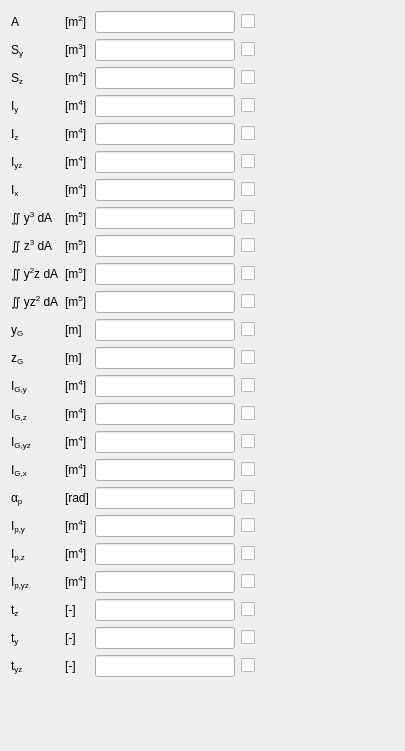
 <widget class="QWidget" name="SectionGeometricDataPanel">
  <property name="geometry">
   <rect>
    <x>0</x>
    <y>0</y>
    <width>405</width>
    <height>751</height>
   </rect>
  </property>
  <property name="windowTitle">
   <string>Form</string>
  </property>
  <layout class="QGridLayout" name="gridLayout">
   <item row="0" column="2">
    <widget class="QLabelUnitMeasure" name="AUMLabel">
     <property name="text">
      <string>&lt;!DOCTYPE HTML PUBLIC &quot;-//W3C//DTD HTML 4.0//EN&quot; &quot;http://www.w3.org/TR/REC-html40/strict.dtd&quot;&gt;
&lt;html&gt;&lt;head&gt;&lt;meta name=&quot;qrichtext&quot; content=&quot;1&quot; /&gt;&lt;/head&gt;
&lt;body&gt;
[m&lt;span style=&quot; vertical-align:super;&quot;&gt;2&lt;/span&gt;]
&lt;/body&gt;&lt;/html&gt;</string>
     </property>
    </widget>
   </item>
   <item row="22" column="4">
    <widget class="QCheckBoxReadOnly" name="tyCheckBox">
     <property name="text">
      <string/>
     </property>
    </widget>
   </item>
   <item row="1" column="4">
    <widget class="QCheckBoxReadOnly" name="SyCheckBox">
     <property name="text">
      <string/>
     </property>
    </widget>
   </item>
   <item row="0" column="3">
    <widget class="QLineEditValue" name="ALEdit">
     <property name="readOnly">
      <bool>true</bool>
     </property>
    </widget>
   </item>
   <item row="2" column="2">
    <widget class="QLabelUnitMeasure" name="SzUMLabel">
     <property name="text">
      <string>&lt;!DOCTYPE HTML PUBLIC &quot;-//W3C//DTD HTML 4.0//EN&quot; &quot;http://www.w3.org/TR/REC-html40/strict.dtd&quot;&gt;
&lt;html&gt;&lt;head&gt;&lt;meta name=&quot;qrichtext&quot; content=&quot;1&quot; /&gt;&lt;/head&gt;
&lt;body&gt;
[m&lt;span style=&quot; vertical-align:super;&quot;&gt;4&lt;/span&gt;]
&lt;/body&gt;&lt;/html&gt;</string>
     </property>
    </widget>
   </item>
   <item row="16" column="3">
    <widget class="QLineEditValue" name="IGxLEdit">
     <property name="readOnly">
      <bool>true</bool>
     </property>
    </widget>
   </item>
   <item row="3" column="3">
    <widget class="QLineEditValue" name="IyLEdit">
     <property name="readOnly">
      <bool>true</bool>
     </property>
    </widget>
   </item>
   <item row="4" column="0" colspan="2">
    <widget class="QLabelRichName" name="IzLabel">
     <property name="text">
      <string>&lt;!DOCTYPE HTML PUBLIC &quot;-//W3C//DTD HTML 4.0//EN&quot; &quot;http://www.w3.org/TR/REC-html40/strict.dtd&quot;&gt;
&lt;html&gt;&lt;head&gt;&lt;meta name=&quot;qrichtext&quot; content=&quot;1&quot; /&gt;&lt;/head&gt;
&lt;body&gt;
I&lt;span style=&quot; vertical-align:sub;&quot;&gt;z&lt;/span&gt;
&lt;/body&gt;&lt;/html&gt;</string>
     </property>
    </widget>
   </item>
   <item row="16" column="4">
    <widget class="QCheckBoxReadOnly" name="IGxCheckBox">
     <property name="text">
      <string/>
     </property>
    </widget>
   </item>
   <item row="8" column="4">
    <widget class="QCheckBoxReadOnly" name="Sz3DyDzCheckBox">
     <property name="text">
      <string/>
     </property>
    </widget>
   </item>
   <item row="17" column="0" colspan="2">
    <widget class="QLabelRichName" name="alphaCLabel">
     <property name="text">
      <string>&lt;!DOCTYPE HTML PUBLIC &quot;-//W3C//DTD HTML 4.0//EN&quot; &quot;http://www.w3.org/TR/REC-html40/strict.dtd&quot;&gt;
&lt;html&gt;&lt;head&gt;&lt;meta name=&quot;qrichtext&quot; content=&quot;1&quot; /&gt;&lt;/head&gt;
&lt;body&gt;
α&lt;span style=&quot; vertical-align:sub;&quot;&gt;p&lt;/span&gt;
&lt;/body&gt;&lt;/html&gt;</string>
     </property>
    </widget>
   </item>
   <item row="9" column="4">
    <widget class="QCheckBoxReadOnly" name="Sy2zDyDzCheckBox">
     <property name="text">
      <string/>
     </property>
    </widget>
   </item>
   <item row="9" column="0" colspan="2">
    <widget class="QLabelRichName" name="Sy2zDyDzLabel">
     <property name="text">
      <string>&lt;!DOCTYPE HTML PUBLIC &quot;-//W3C//DTD HTML 4.0//EN&quot; &quot;http://www.w3.org/TR/REC-html40/strict.dtd&quot;&gt;
&lt;html&gt;&lt;head&gt;&lt;meta name=&quot;qrichtext&quot; content=&quot;1&quot; /&gt;&lt;/head&gt;
&lt;body&gt;
∬ y&lt;span style=&quot; vertical-align:super;&quot;&gt;2&lt;/span&gt;z dA&lt;/body&gt;&lt;/html&gt;</string>
     </property>
    </widget>
   </item>
   <item row="9" column="3">
    <widget class="QLineEditValue" name="Sy2zDyDzLEdit"/>
   </item>
   <item row="9" column="2">
    <widget class="QLabelUnitMeasure" name="Sy2zDyDzUMLabel">
     <property name="text">
      <string>&lt;!DOCTYPE HTML PUBLIC &quot;-//W3C//DTD HTML 4.0//EN&quot; &quot;http://www.w3.org/TR/REC-html40/strict.dtd&quot;&gt;
&lt;html&gt;&lt;head&gt;&lt;meta name=&quot;qrichtext&quot; content=&quot;1&quot; /&gt;&lt;/head&gt;
&lt;body&gt;
[m&lt;span style=&quot; vertical-align:super;&quot;&gt;5&lt;/span&gt;]
&lt;/body&gt;&lt;/html&gt;</string>
     </property>
    </widget>
   </item>
   <item row="6" column="3">
    <widget class="QLineEditValue" name="IxLEdit">
     <property name="readOnly">
      <bool>true</bool>
     </property>
    </widget>
   </item>
   <item row="18" column="3">
    <widget class="QLineEditValue" name="ICyLEdit">
     <property name="readOnly">
      <bool>true</bool>
     </property>
    </widget>
   </item>
   <item row="19" column="3">
    <widget class="QLineEditValue" name="ICzLEdit">
     <property name="readOnly">
      <bool>true</bool>
     </property>
    </widget>
   </item>
   <item row="6" column="4">
    <widget class="QCheckBoxReadOnly" name="IxCheckBox">
     <property name="text">
      <string/>
     </property>
    </widget>
   </item>
   <item row="8" column="3">
    <widget class="QLineEditValue" name="Sz3DyDzLEdit"/>
   </item>
   <item row="8" column="2">
    <widget class="QLabelUnitMeasure" name="Sz3DyDzUMLabel">
     <property name="text">
      <string>&lt;!DOCTYPE HTML PUBLIC &quot;-//W3C//DTD HTML 4.0//EN&quot; &quot;http://www.w3.org/TR/REC-html40/strict.dtd&quot;&gt;
&lt;html&gt;&lt;head&gt;&lt;meta name=&quot;qrichtext&quot; content=&quot;1&quot; /&gt;&lt;/head&gt;
&lt;body&gt;
[m&lt;span style=&quot; vertical-align:super;&quot;&gt;5&lt;/span&gt;]
&lt;/body&gt;&lt;/html&gt;</string>
     </property>
    </widget>
   </item>
   <item row="7" column="3">
    <widget class="QLineEditValue" name="Sy3DyDzLEdit"/>
   </item>
   <item row="7" column="0" colspan="2">
    <widget class="QLabelRichName" name="Sy3DyDzLabel">
     <property name="text">
      <string>&lt;!DOCTYPE HTML PUBLIC &quot;-//W3C//DTD HTML 4.0//EN&quot; &quot;http://www.w3.org/TR/REC-html40/strict.dtd&quot;&gt;
&lt;html&gt;&lt;head&gt;&lt;meta name=&quot;qrichtext&quot; content=&quot;1&quot; /&gt;&lt;/head&gt;
&lt;body&gt;
∬ y&lt;span style=&quot; vertical-align:super;&quot;&gt;3&lt;/span&gt; dA
&lt;/body&gt;&lt;/html&gt;</string>
     </property>
    </widget>
   </item>
   <item row="7" column="2">
    <widget class="QLabelUnitMeasure" name="Sy3DyDzUMLabel">
     <property name="text">
      <string>&lt;!DOCTYPE HTML PUBLIC &quot;-//W3C//DTD HTML 4.0//EN&quot; &quot;http://www.w3.org/TR/REC-html40/strict.dtd&quot;&gt;
&lt;html&gt;&lt;head&gt;&lt;meta name=&quot;qrichtext&quot; content=&quot;1&quot; /&gt;&lt;/head&gt;
&lt;body&gt;
[m&lt;span style=&quot; vertical-align:super;&quot;&gt;5&lt;/span&gt;]
&lt;/body&gt;&lt;/html&gt;</string>
     </property>
    </widget>
   </item>
   <item row="4" column="2">
    <widget class="QLabelUnitMeasure" name="IzUMLabel">
     <property name="text">
      <string>&lt;!DOCTYPE HTML PUBLIC &quot;-//W3C//DTD HTML 4.0//EN&quot; &quot;http://www.w3.org/TR/REC-html40/strict.dtd&quot;&gt;
&lt;html&gt;&lt;head&gt;&lt;meta name=&quot;qrichtext&quot; content=&quot;1&quot; /&gt;&lt;/head&gt;
&lt;body&gt;
[m&lt;span style=&quot; vertical-align:super;&quot;&gt;4&lt;/span&gt;]
&lt;/body&gt;&lt;/html&gt;</string>
     </property>
    </widget>
   </item>
   <item row="3" column="2">
    <widget class="QLabelUnitMeasure" name="IyUMLabel">
     <property name="text">
      <string>&lt;!DOCTYPE HTML PUBLIC &quot;-//W3C//DTD HTML 4.0//EN&quot; &quot;http://www.w3.org/TR/REC-html40/strict.dtd&quot;&gt;
&lt;html&gt;&lt;head&gt;&lt;meta name=&quot;qrichtext&quot; content=&quot;1&quot; /&gt;&lt;/head&gt;
&lt;body&gt;
[m&lt;span style=&quot; vertical-align:super;&quot;&gt;4&lt;/span&gt;]
&lt;/body&gt;&lt;/html&gt;</string>
     </property>
    </widget>
   </item>
   <item row="17" column="3">
    <widget class="QLineEditValue" name="alphaCLEdit">
     <property name="readOnly">
      <bool>true</bool>
     </property>
    </widget>
   </item>
   <item row="1" column="0" colspan="2">
    <widget class="QLabelRichName" name="SyLabel">
     <property name="text">
      <string>&lt;!DOCTYPE HTML PUBLIC &quot;-//W3C//DTD HTML 4.0//EN&quot; &quot;http://www.w3.org/TR/REC-html40/strict.dtd&quot;&gt;
&lt;html&gt;&lt;head&gt;&lt;meta name=&quot;qrichtext&quot; content=&quot;1&quot; /&gt;&lt;/head&gt;
&lt;body&gt;
S&lt;span style=&quot; vertical-align:sub;&quot;&gt;y&lt;/span&gt;
&lt;/body&gt;&lt;/html&gt;</string>
     </property>
    </widget>
   </item>
   <item row="17" column="2">
    <widget class="QLabelUnitMeasure" name="alphaCUMLabel">
     <property name="text">
      <string>&lt;!DOCTYPE HTML PUBLIC &quot;-//W3C//DTD HTML 4.0//EN&quot; &quot;http://www.w3.org/TR/REC-html40/strict.dtd&quot;&gt;
&lt;html&gt;&lt;head&gt;&lt;meta name=&quot;qrichtext&quot; content=&quot;1&quot; /&gt;&lt;/head&gt;
&lt;body&gt;
[rad]
&lt;/body&gt;&lt;/html&gt;</string>
     </property>
    </widget>
   </item>
   <item row="17" column="4">
    <widget class="QCheckBoxReadOnly" name="alphaCCheckBox">
     <property name="text">
      <string/>
     </property>
    </widget>
   </item>
   <item row="18" column="0" colspan="2">
    <widget class="QLabelRichName" name="ICyLabel">
     <property name="text">
      <string>&lt;!DOCTYPE HTML PUBLIC &quot;-//W3C//DTD HTML 4.0//EN&quot; &quot;http://www.w3.org/TR/REC-html40/strict.dtd&quot;&gt;
&lt;html&gt;&lt;head&gt;&lt;meta name=&quot;qrichtext&quot; content=&quot;1&quot; /&gt;&lt;/head&gt;
&lt;body&gt;
I&lt;span style=&quot; vertical-align:sub;&quot;&gt;p,y&lt;/span&gt;
&lt;/body&gt;&lt;/html&gt;</string>
     </property>
    </widget>
   </item>
   <item row="18" column="2">
    <widget class="QLabelUnitMeasure" name="ICyUMLabel">
     <property name="text">
      <string>&lt;!DOCTYPE HTML PUBLIC &quot;-//W3C//DTD HTML 4.0//EN&quot; &quot;http://www.w3.org/TR/REC-html40/strict.dtd&quot;&gt;
&lt;html&gt;&lt;head&gt;&lt;meta name=&quot;qrichtext&quot; content=&quot;1&quot; /&gt;&lt;/head&gt;
&lt;body&gt;
[m&lt;span style=&quot; vertical-align:super;&quot;&gt;4&lt;/span&gt;]
&lt;/body&gt;&lt;/html&gt;</string>
     </property>
    </widget>
   </item>
   <item row="18" column="4">
    <widget class="QCheckBoxReadOnly" name="ICyCheckBox">
     <property name="text">
      <string/>
     </property>
    </widget>
   </item>
   <item row="5" column="4">
    <widget class="QCheckBoxReadOnly" name="IyzCheckBox">
     <property name="text">
      <string/>
     </property>
    </widget>
   </item>
   <item row="5" column="3">
    <widget class="QLineEditValue" name="IyzLEdit"/>
   </item>
   <item row="19" column="4">
    <widget class="QCheckBoxReadOnly" name="ICzCheckBox">
     <property name="text">
      <string/>
     </property>
    </widget>
   </item>
   <item row="19" column="0" colspan="2">
    <widget class="QLabelRichName" name="ICzLabel">
     <property name="text">
      <string>&lt;!DOCTYPE HTML PUBLIC &quot;-//W3C//DTD HTML 4.0//EN&quot; &quot;http://www.w3.org/TR/REC-html40/strict.dtd&quot;&gt;
&lt;html&gt;&lt;head&gt;&lt;meta name=&quot;qrichtext&quot; content=&quot;1&quot; /&gt;&lt;/head&gt;
&lt;body&gt;
I&lt;span style=&quot; vertical-align:sub;&quot;&gt;p,z&lt;/span&gt;
&lt;/body&gt;&lt;/html&gt;</string>
     </property>
    </widget>
   </item>
   <item row="20" column="4">
    <widget class="QCheckBoxReadOnly" name="ICyzCheckBox">
     <property name="text">
      <string/>
     </property>
    </widget>
   </item>
   <item row="19" column="2">
    <widget class="QLabelUnitMeasure" name="ICzUMLabel">
     <property name="text">
      <string>&lt;!DOCTYPE HTML PUBLIC &quot;-//W3C//DTD HTML 4.0//EN&quot; &quot;http://www.w3.org/TR/REC-html40/strict.dtd&quot;&gt;
&lt;html&gt;&lt;head&gt;&lt;meta name=&quot;qrichtext&quot; content=&quot;1&quot; /&gt;&lt;/head&gt;
&lt;body&gt;
[m&lt;span style=&quot; vertical-align:super;&quot;&gt;4&lt;/span&gt;]
&lt;/body&gt;&lt;/html&gt;</string>
     </property>
    </widget>
   </item>
   <item row="10" column="4">
    <widget class="QCheckBoxReadOnly" name="Syz2DyDzCheckBox">
     <property name="text">
      <string/>
     </property>
    </widget>
   </item>
   <item row="10" column="3">
    <widget class="QLineEditValue" name="Syz2DyDzLEdit"/>
   </item>
   <item row="20" column="0" colspan="2">
    <widget class="QLabelRichName" name="ICyzLabel">
     <property name="text">
      <string>&lt;!DOCTYPE HTML PUBLIC &quot;-//W3C//DTD HTML 4.0//EN&quot; &quot;http://www.w3.org/TR/REC-html40/strict.dtd&quot;&gt;
&lt;html&gt;&lt;head&gt;&lt;meta name=&quot;qrichtext&quot; content=&quot;1&quot; /&gt;&lt;/head&gt;
&lt;body&gt;
I&lt;span style=&quot; vertical-align:sub;&quot;&gt;p,yz&lt;/span&gt;
&lt;/body&gt;&lt;/html&gt;</string>
     </property>
    </widget>
   </item>
   <item row="20" column="3">
    <widget class="QLineEditValue" name="ICyzLEdit">
     <property name="readOnly">
      <bool>true</bool>
     </property>
    </widget>
   </item>
   <item row="20" column="2">
    <widget class="QLabelUnitMeasure" name="ICyzUMLabel">
     <property name="text">
      <string>&lt;!DOCTYPE HTML PUBLIC &quot;-//W3C//DTD HTML 4.0//EN&quot; &quot;http://www.w3.org/TR/REC-html40/strict.dtd&quot;&gt;
&lt;html&gt;&lt;head&gt;&lt;meta name=&quot;qrichtext&quot; content=&quot;1&quot; /&gt;&lt;/head&gt;
&lt;body&gt;
[m&lt;span style=&quot; vertical-align:super;&quot;&gt;4&lt;/span&gt;]
&lt;/body&gt;&lt;/html&gt;</string>
     </property>
    </widget>
   </item>
   <item row="21" column="4">
    <widget class="QCheckBoxReadOnly" name="tzCheckBox">
     <property name="text">
      <string/>
     </property>
    </widget>
   </item>
   <item row="21" column="3">
    <widget class="QLineEditValue" name="tzLEdit"/>
   </item>
   <item row="21" column="0" colspan="2">
    <widget class="QLabelRichName" name="tzLabel">
     <property name="text">
      <string>&lt;!DOCTYPE HTML PUBLIC &quot;-//W3C//DTD HTML 4.0//EN&quot; &quot;http://www.w3.org/TR/REC-html40/strict.dtd&quot;&gt;
&lt;html&gt;&lt;head&gt;&lt;meta name=&quot;qrichtext&quot; content=&quot;1&quot; /&gt;&lt;/head&gt;
&lt;body&gt;
t&lt;span style=&quot; vertical-align:sub;&quot;&gt;z&lt;/span&gt;
&lt;/body&gt;&lt;/html&gt;</string>
     </property>
    </widget>
   </item>
   <item row="21" column="2">
    <widget class="QLabelUnitMeasure" name="tzUMLabel">
     <property name="text">
      <string>&lt;!DOCTYPE HTML PUBLIC &quot;-//W3C//DTD HTML 4.0//EN&quot; &quot;http://www.w3.org/TR/REC-html40/strict.dtd&quot;&gt;
&lt;html&gt;&lt;head&gt;&lt;meta name=&quot;qrichtext&quot; content=&quot;1&quot; /&gt;&lt;/head&gt;
&lt;body&gt;
[-]
&lt;/body&gt;&lt;/html&gt;</string>
     </property>
    </widget>
   </item>
   <item row="22" column="3">
    <widget class="QLineEditValue" name="tyLEdit"/>
   </item>
   <item row="22" column="0" colspan="2">
    <widget class="QLabelRichName" name="tyLabel">
     <property name="text">
      <string>&lt;!DOCTYPE HTML PUBLIC &quot;-//W3C//DTD HTML 4.0//EN&quot; &quot;http://www.w3.org/TR/REC-html40/strict.dtd&quot;&gt;
&lt;html&gt;&lt;head&gt;&lt;meta name=&quot;qrichtext&quot; content=&quot;1&quot; /&gt;&lt;/head&gt;
&lt;body&gt;
t&lt;span style=&quot; vertical-align:sub;&quot;&gt;y&lt;/span&gt;
&lt;/body&gt;&lt;/html&gt;</string>
     </property>
    </widget>
   </item>
   <item row="22" column="2">
    <widget class="QLabelUnitMeasure" name="tyUMLabel">
     <property name="text">
      <string>&lt;!DOCTYPE HTML PUBLIC &quot;-//W3C//DTD HTML 4.0//EN&quot; &quot;http://www.w3.org/TR/REC-html40/strict.dtd&quot;&gt;
&lt;html&gt;&lt;head&gt;&lt;meta name=&quot;qrichtext&quot; content=&quot;1&quot; /&gt;&lt;/head&gt;
&lt;body&gt;
[-]
&lt;/body&gt;&lt;/html&gt;</string>
     </property>
    </widget>
   </item>
   <item row="23" column="4">
    <widget class="QCheckBoxReadOnly" name="tyzCheckBox">
     <property name="text">
      <string/>
     </property>
    </widget>
   </item>
   <item row="23" column="3">
    <widget class="QLineEditValue" name="tyzLEdit"/>
   </item>
   <item row="23" column="0" colspan="2">
    <widget class="QLabelRichName" name="tyzLabel">
     <property name="text">
      <string>&lt;!DOCTYPE HTML PUBLIC &quot;-//W3C//DTD HTML 4.0//EN&quot; &quot;http://www.w3.org/TR/REC-html40/strict.dtd&quot;&gt;
&lt;html&gt;&lt;head&gt;&lt;meta name=&quot;qrichtext&quot; content=&quot;1&quot; /&gt;&lt;/head&gt;
&lt;body&gt;
t&lt;span style=&quot; vertical-align:sub;&quot;&gt;yz&lt;/span&gt;
&lt;/body&gt;&lt;/html&gt;</string>
     </property>
    </widget>
   </item>
   <item row="23" column="2">
    <widget class="QLabelUnitMeasure" name="tyzUMLabel">
     <property name="text">
      <string>&lt;!DOCTYPE HTML PUBLIC &quot;-//W3C//DTD HTML 4.0//EN&quot; &quot;http://www.w3.org/TR/REC-html40/strict.dtd&quot;&gt;
&lt;html&gt;&lt;head&gt;&lt;meta name=&quot;qrichtext&quot; content=&quot;1&quot; /&gt;&lt;/head&gt;
&lt;body&gt;
[-]
&lt;/body&gt;&lt;/html&gt;</string>
     </property>
    </widget>
   </item>
   <item row="0" column="4">
    <widget class="QCheckBoxReadOnly" name="ACheckBox">
     <property name="text">
      <string/>
     </property>
    </widget>
   </item>
   <item row="4" column="3">
    <widget class="QLineEditValue" name="IzLEdit">
     <property name="readOnly">
      <bool>true</bool>
     </property>
    </widget>
   </item>
   <item row="3" column="0" colspan="2">
    <widget class="QLabelRichName" name="IyLabel">
     <property name="text">
      <string>&lt;!DOCTYPE HTML PUBLIC &quot;-//W3C//DTD HTML 4.0//EN&quot; &quot;http://www.w3.org/TR/REC-html40/strict.dtd&quot;&gt;
&lt;html&gt;&lt;head&gt;&lt;meta name=&quot;qrichtext&quot; content=&quot;1&quot; /&gt;&lt;/head&gt;
&lt;body&gt;
I&lt;span style=&quot; vertical-align:sub;&quot;&gt;y&lt;/span&gt;
&lt;/body&gt;&lt;/html&gt;</string>
     </property>
    </widget>
   </item>
   <item row="1" column="3">
    <widget class="QLineEditValue" name="SyLEdit"/>
   </item>
   <item row="1" column="2">
    <widget class="QLabelUnitMeasure" name="SyUMLabel">
     <property name="text">
      <string>&lt;!DOCTYPE HTML PUBLIC &quot;-//W3C//DTD HTML 4.0//EN&quot; &quot;http://www.w3.org/TR/REC-html40/strict.dtd&quot;&gt;
&lt;html&gt;&lt;head&gt;&lt;meta name=&quot;qrichtext&quot; content=&quot;1&quot; /&gt;&lt;/head&gt;
&lt;body&gt;
[m&lt;span style=&quot; vertical-align:super;&quot;&gt;3&lt;/span&gt;]
&lt;/body&gt;&lt;/html&gt;</string>
     </property>
    </widget>
   </item>
   <item row="2" column="4">
    <widget class="QCheckBoxReadOnly" name="SzCheckBox">
     <property name="text">
      <string/>
     </property>
    </widget>
   </item>
   <item row="2" column="3">
    <widget class="QLineEditValue" name="SzLEdit"/>
   </item>
   <item row="2" column="0" colspan="2">
    <widget class="QLabelRichName" name="SzLabel">
     <property name="text">
      <string>&lt;!DOCTYPE HTML PUBLIC &quot;-//W3C//DTD HTML 4.0//EN&quot; &quot;http://www.w3.org/TR/REC-html40/strict.dtd&quot;&gt;
&lt;html&gt;&lt;head&gt;&lt;meta name=&quot;qrichtext&quot; content=&quot;1&quot; /&gt;&lt;/head&gt;
&lt;body&gt;
S&lt;span style=&quot; vertical-align:sub;&quot;&gt;z&lt;/span&gt;
&lt;/body&gt;&lt;/html&gt;</string>
     </property>
    </widget>
   </item>
   <item row="0" column="0" colspan="2">
    <widget class="QLabelRichName" name="ALabel">
     <property name="text">
      <string>&lt;!DOCTYPE HTML PUBLIC &quot;-//W3C//DTD HTML 4.0//EN&quot; &quot;http://www.w3.org/TR/REC-html40/strict.dtd&quot;&gt;
&lt;html&gt;&lt;head&gt;&lt;meta name=&quot;qrichtext&quot; content=&quot;1&quot; /&gt;&lt;/head&gt;
&lt;body&gt;
A
&lt;/body&gt;&lt;/html&gt;</string>
     </property>
    </widget>
   </item>
   <item row="6" column="0" colspan="2">
    <widget class="QLabelRichName" name="IxLabel">
     <property name="text">
      <string>&lt;!DOCTYPE HTML PUBLIC &quot;-//W3C//DTD HTML 4.0//EN&quot; &quot;http://www.w3.org/TR/REC-html40/strict.dtd&quot;&gt;
&lt;html&gt;&lt;head&gt;&lt;meta name=&quot;qrichtext&quot; content=&quot;1&quot; /&gt;&lt;/head&gt;
&lt;body&gt;
I&lt;span style=&quot; vertical-align:sub;&quot;&gt;x&lt;/span&gt;
&lt;/body&gt;&lt;/html&gt;</string>
     </property>
    </widget>
   </item>
   <item row="6" column="2">
    <widget class="QLabelUnitMeasure" name="IxUMLabel">
     <property name="text">
      <string>&lt;!DOCTYPE HTML PUBLIC &quot;-//W3C//DTD HTML 4.0//EN&quot; &quot;http://www.w3.org/TR/REC-html40/strict.dtd&quot;&gt;
&lt;html&gt;&lt;head&gt;&lt;meta name=&quot;qrichtext&quot; content=&quot;1&quot; /&gt;&lt;/head&gt;
&lt;body&gt;
[m&lt;span style=&quot; vertical-align:super;&quot;&gt;4&lt;/span&gt;]
&lt;/body&gt;&lt;/html&gt;</string>
     </property>
    </widget>
   </item>
   <item row="10" column="0" colspan="2">
    <widget class="QLabelRichName" name="Syz2DyDzLabel">
     <property name="text">
      <string>&lt;!DOCTYPE HTML PUBLIC &quot;-//W3C//DTD HTML 4.0//EN&quot; &quot;http://www.w3.org/TR/REC-html40/strict.dtd&quot;&gt;
&lt;html&gt;&lt;head&gt;&lt;meta name=&quot;qrichtext&quot; content=&quot;1&quot; /&gt;&lt;/head&gt;
&lt;body&gt;
∬ yz&lt;span style=&quot; vertical-align:super;&quot;&gt;2&lt;/span&gt; dA
&lt;/body&gt;&lt;/html&gt;</string>
     </property>
    </widget>
   </item>
   <item row="11" column="3">
    <widget class="QLineEditValue" name="GyLEdit">
     <property name="readOnly">
      <bool>true</bool>
     </property>
    </widget>
   </item>
   <item row="10" column="2">
    <widget class="QLabelUnitMeasure" name="Syz2DyDzUMLabel">
     <property name="text">
      <string>&lt;!DOCTYPE HTML PUBLIC &quot;-//W3C//DTD HTML 4.0//EN&quot; &quot;http://www.w3.org/TR/REC-html40/strict.dtd&quot;&gt;
&lt;html&gt;&lt;head&gt;&lt;meta name=&quot;qrichtext&quot; content=&quot;1&quot; /&gt;&lt;/head&gt;
&lt;body&gt;
[m&lt;span style=&quot; vertical-align:super;&quot;&gt;5&lt;/span&gt;]
&lt;/body&gt;&lt;/html&gt;</string>
     </property>
    </widget>
   </item>
   <item row="11" column="4">
    <widget class="QCheckBoxReadOnly" name="GyCheckBox">
     <property name="text">
      <string/>
     </property>
    </widget>
   </item>
   <item row="11" column="0" colspan="2">
    <widget class="QLabelRichName" name="GyLabel">
     <property name="text">
      <string>&lt;!DOCTYPE HTML PUBLIC &quot;-//W3C//DTD HTML 4.0//EN&quot; &quot;http://www.w3.org/TR/REC-html40/strict.dtd&quot;&gt;
&lt;html&gt;&lt;head&gt;&lt;meta name=&quot;qrichtext&quot; content=&quot;1&quot; /&gt;&lt;/head&gt;
&lt;body&gt;
y&lt;span style=&quot; vertical-align:sub;&quot;&gt;G&lt;/span&gt;
&lt;/body&gt;
&lt;/html&gt;</string>
     </property>
    </widget>
   </item>
   <item row="12" column="3">
    <widget class="QLineEditValue" name="GzLEdit">
     <property name="readOnly">
      <bool>true</bool>
     </property>
    </widget>
   </item>
   <item row="11" column="2">
    <widget class="QLabelUnitMeasure" name="GyUMLabel">
     <property name="text">
      <string>&lt;!DOCTYPE HTML PUBLIC &quot;-//W3C//DTD HTML 4.0//EN&quot; &quot;http://www.w3.org/TR/REC-html40/strict.dtd&quot;&gt;
&lt;html&gt;&lt;head&gt;&lt;meta name=&quot;qrichtext&quot; content=&quot;1&quot; /&gt;&lt;/head&gt;
&lt;body&gt;
[m]
&lt;/body&gt;
&lt;/html&gt;</string>
     </property>
    </widget>
   </item>
   <item row="12" column="4">
    <widget class="QCheckBoxReadOnly" name="GzCheckBox">
     <property name="text">
      <string/>
     </property>
    </widget>
   </item>
   <item row="12" column="0" colspan="2">
    <widget class="QLabelRichName" name="GzLabel">
     <property name="text">
      <string>&lt;!DOCTYPE HTML PUBLIC &quot;-//W3C//DTD HTML 4.0//EN&quot; &quot;http://www.w3.org/TR/REC-html40/strict.dtd&quot;&gt;
&lt;html&gt;&lt;head&gt;&lt;meta name=&quot;qrichtext&quot; content=&quot;1&quot; /&gt;&lt;/head&gt;
&lt;body&gt;
z&lt;span style=&quot; vertical-align:sub;&quot;&gt;G&lt;/span&gt;
&lt;/body&gt;
&lt;/html&gt;</string>
     </property>
    </widget>
   </item>
   <item row="3" column="4">
    <widget class="QCheckBoxReadOnly" name="IyCheckBox">
     <property name="text">
      <string/>
     </property>
    </widget>
   </item>
   <item row="12" column="2">
    <widget class="QLabelUnitMeasure" name="GzUMLabel">
     <property name="text">
      <string>&lt;!DOCTYPE HTML PUBLIC &quot;-//W3C//DTD HTML 4.0//EN&quot; &quot;http://www.w3.org/TR/REC-html40/strict.dtd&quot;&gt;
&lt;html&gt;&lt;head&gt;&lt;meta name=&quot;qrichtext&quot; content=&quot;1&quot; /&gt;&lt;/head&gt;
&lt;body&gt;
[m]
&lt;/body&gt;
&lt;/html&gt;</string>
     </property>
    </widget>
   </item>
   <item row="13" column="3">
    <widget class="QLineEditValue" name="IGyLEdit">
     <property name="readOnly">
      <bool>true</bool>
     </property>
    </widget>
   </item>
   <item row="13" column="0" colspan="2">
    <widget class="QLabelRichName" name="IGyLabel">
     <property name="text">
      <string>&lt;!DOCTYPE HTML PUBLIC &quot;-//W3C//DTD HTML 4.0//EN&quot; &quot;http://www.w3.org/TR/REC-html40/strict.dtd&quot;&gt;
&lt;html&gt;&lt;head&gt;&lt;meta name=&quot;qrichtext&quot; content=&quot;1&quot; /&gt;&lt;/head&gt;
&lt;body&gt;
I&lt;span style=&quot; vertical-align:sub;&quot;&gt;G,y&lt;/span&gt;
&lt;/body&gt;&lt;/html&gt;</string>
     </property>
    </widget>
   </item>
   <item row="13" column="4">
    <widget class="QCheckBoxReadOnly" name="IGyCheckBox">
     <property name="text">
      <string/>
     </property>
    </widget>
   </item>
   <item row="14" column="3">
    <widget class="QLineEditValue" name="IGzLEdit">
     <property name="readOnly">
      <bool>true</bool>
     </property>
    </widget>
   </item>
   <item row="13" column="2">
    <widget class="QLabelUnitMeasure" name="IGyUMLabel">
     <property name="text">
      <string>&lt;!DOCTYPE HTML PUBLIC &quot;-//W3C//DTD HTML 4.0//EN&quot; &quot;http://www.w3.org/TR/REC-html40/strict.dtd&quot;&gt;
&lt;html&gt;&lt;head&gt;&lt;meta name=&quot;qrichtext&quot; content=&quot;1&quot; /&gt;&lt;/head&gt;
&lt;body&gt;
[m&lt;span style=&quot; vertical-align:super;&quot;&gt;4&lt;/span&gt;]
&lt;/body&gt;&lt;/html&gt;</string>
     </property>
    </widget>
   </item>
   <item row="14" column="4">
    <widget class="QCheckBoxReadOnly" name="IGzCheckBox">
     <property name="text">
      <string/>
     </property>
    </widget>
   </item>
   <item row="14" column="0" colspan="2">
    <widget class="QLabelRichName" name="IGzLabel">
     <property name="text">
      <string>&lt;!DOCTYPE HTML PUBLIC &quot;-//W3C//DTD HTML 4.0//EN&quot; &quot;http://www.w3.org/TR/REC-html40/strict.dtd&quot;&gt;
&lt;html&gt;&lt;head&gt;&lt;meta name=&quot;qrichtext&quot; content=&quot;1&quot; /&gt;&lt;/head&gt;
&lt;body&gt;
I&lt;span style=&quot; vertical-align:sub;&quot;&gt;G,z&lt;/span&gt;
&lt;/body&gt;&lt;/html&gt;</string>
     </property>
    </widget>
   </item>
   <item row="4" column="4">
    <widget class="QCheckBoxReadOnly" name="IzCheckBox">
     <property name="text">
      <string/>
     </property>
    </widget>
   </item>
   <item row="14" column="2">
    <widget class="QLabelUnitMeasure" name="IGzUMLabel">
     <property name="text">
      <string>&lt;!DOCTYPE HTML PUBLIC &quot;-//W3C//DTD HTML 4.0//EN&quot; &quot;http://www.w3.org/TR/REC-html40/strict.dtd&quot;&gt;
&lt;html&gt;&lt;head&gt;&lt;meta name=&quot;qrichtext&quot; content=&quot;1&quot; /&gt;&lt;/head&gt;
&lt;body&gt;
[m&lt;span style=&quot; vertical-align:super;&quot;&gt;4&lt;/span&gt;]
&lt;/body&gt;&lt;/html&gt;</string>
     </property>
    </widget>
   </item>
   <item row="15" column="0" colspan="2">
    <widget class="QLabelRichName" name="IGyzLabel">
     <property name="text">
      <string>&lt;!DOCTYPE HTML PUBLIC &quot;-//W3C//DTD HTML 4.0//EN&quot; &quot;http://www.w3.org/TR/REC-html40/strict.dtd&quot;&gt;
&lt;html&gt;&lt;head&gt;&lt;meta name=&quot;qrichtext&quot; content=&quot;1&quot; /&gt;&lt;/head&gt;
&lt;body&gt;
I&lt;span style=&quot; vertical-align:sub;&quot;&gt;G,yz&lt;/span&gt;
&lt;/body&gt;&lt;/html&gt;</string>
     </property>
    </widget>
   </item>
   <item row="15" column="3">
    <widget class="QLineEditValue" name="IGyzLEdit">
     <property name="readOnly">
      <bool>true</bool>
     </property>
    </widget>
   </item>
   <item row="15" column="2">
    <widget class="QLabelUnitMeasure" name="IGyzUMLabel">
     <property name="text">
      <string>&lt;!DOCTYPE HTML PUBLIC &quot;-//W3C//DTD HTML 4.0//EN&quot; &quot;http://www.w3.org/TR/REC-html40/strict.dtd&quot;&gt;
&lt;html&gt;&lt;head&gt;&lt;meta name=&quot;qrichtext&quot; content=&quot;1&quot; /&gt;&lt;/head&gt;
&lt;body&gt;
[m&lt;span style=&quot; vertical-align:super;&quot;&gt;4&lt;/span&gt;]
&lt;/body&gt;&lt;/html&gt;</string>
     </property>
    </widget>
   </item>
   <item row="16" column="0" colspan="2">
    <widget class="QLabelRichName" name="IGxLabel">
     <property name="text">
      <string>&lt;!DOCTYPE HTML PUBLIC &quot;-//W3C//DTD HTML 4.0//EN&quot; &quot;http://www.w3.org/TR/REC-html40/strict.dtd&quot;&gt;
&lt;html&gt;&lt;head&gt;&lt;meta name=&quot;qrichtext&quot; content=&quot;1&quot; /&gt;&lt;/head&gt;
&lt;body&gt;
I&lt;span style=&quot; vertical-align:sub;&quot;&gt;G,x&lt;/span&gt;
&lt;/body&gt;&lt;/html&gt;</string>
     </property>
    </widget>
   </item>
   <item row="15" column="4">
    <widget class="QCheckBoxReadOnly" name="IGyzCheckBox">
     <property name="text">
      <string/>
     </property>
    </widget>
   </item>
   <item row="5" column="0" colspan="2">
    <widget class="QLabelRichName" name="IyzLabel">
     <property name="text">
      <string>&lt;!DOCTYPE HTML PUBLIC &quot;-//W3C//DTD HTML 4.0//EN&quot; &quot;http://www.w3.org/TR/REC-html40/strict.dtd&quot;&gt;
&lt;html&gt;&lt;head&gt;&lt;meta name=&quot;qrichtext&quot; content=&quot;1&quot; /&gt;&lt;/head&gt;
&lt;body&gt;
I&lt;span style=&quot; vertical-align:sub;&quot;&gt;yz&lt;/span&gt;
&lt;/body&gt;&lt;/html&gt;</string>
     </property>
    </widget>
   </item>
   <item row="7" column="4">
    <widget class="QCheckBoxReadOnly" name="Sy3DyDzCheckBox">
     <property name="text">
      <string/>
     </property>
    </widget>
   </item>
   <item row="5" column="2">
    <widget class="QLabelUnitMeasure" name="IyzUMLabel">
     <property name="text">
      <string>&lt;!DOCTYPE HTML PUBLIC &quot;-//W3C//DTD HTML 4.0//EN&quot; &quot;http://www.w3.org/TR/REC-html40/strict.dtd&quot;&gt;
&lt;html&gt;&lt;head&gt;&lt;meta name=&quot;qrichtext&quot; content=&quot;1&quot; /&gt;&lt;/head&gt;
&lt;body&gt;
[m&lt;span style=&quot; vertical-align:super;&quot;&gt;4&lt;/span&gt;]
&lt;/body&gt;&lt;/html&gt;</string>
     </property>
    </widget>
   </item>
   <item row="8" column="0" colspan="2">
    <widget class="QLabelRichName" name="Sz3DyDzLabel">
     <property name="text">
      <string>&lt;!DOCTYPE HTML PUBLIC &quot;-//W3C//DTD HTML 4.0//EN&quot; &quot;http://www.w3.org/TR/REC-html40/strict.dtd&quot;&gt;
&lt;html&gt;&lt;head&gt;&lt;meta name=&quot;qrichtext&quot; content=&quot;1&quot; /&gt;&lt;/head&gt;
&lt;body&gt;
∬ z&lt;span style=&quot; vertical-align:super;&quot;&gt;3&lt;/span&gt; dA
&lt;/body&gt;&lt;/html&gt;</string>
     </property>
    </widget>
   </item>
   <item row="16" column="2">
    <widget class="QLabelUnitMeasure" name="IGxUMLabel">
     <property name="text">
      <string>&lt;!DOCTYPE HTML PUBLIC &quot;-//W3C//DTD HTML 4.0//EN&quot; &quot;http://www.w3.org/TR/REC-html40/strict.dtd&quot;&gt;
&lt;html&gt;&lt;head&gt;&lt;meta name=&quot;qrichtext&quot; content=&quot;1&quot; /&gt;&lt;/head&gt;
&lt;body&gt;
[m&lt;span style=&quot; vertical-align:super;&quot;&gt;4&lt;/span&gt;]
&lt;/body&gt;&lt;/html&gt;</string>
     </property>
    </widget>
   </item>
   <item row="0" column="5">
    <spacer name="horizontalSpacer">
     <property name="orientation">
      <enum>Qt::Horizontal</enum>
     </property>
     <property name="sizeHint" stdset="0">
      <size>
       <width>40</width>
       <height>20</height>
      </size>
     </property>
    </spacer>
   </item>
   <item row="24" column="3">
    <spacer name="verticalSpacer">
     <property name="orientation">
      <enum>Qt::Vertical</enum>
     </property>
     <property name="sizeHint" stdset="0">
      <size>
       <width>20</width>
       <height>40</height>
      </size>
     </property>
    </spacer>
   </item>
  </layout>
 </widget>
